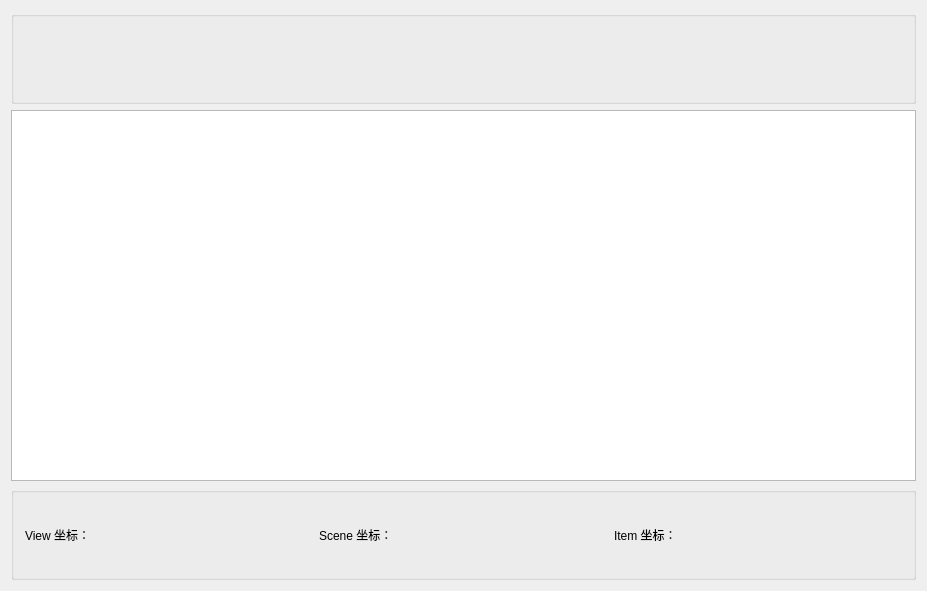
<?xml version="1.0" encoding="UTF-8"?>
<ui version="4.0">
 <class>MainWidgetClass</class>
 <widget class="QWidget" name="MainWidgetClass">
  <property name="geometry">
   <rect>
    <x>0</x>
    <y>0</y>
    <width>927</width>
    <height>591</height>
   </rect>
  </property>
  <property name="windowTitle">
   <string>MainWidget</string>
  </property>
  <layout class="QVBoxLayout" name="verticalLayout" stretch="1,4,1">
   <item>
    <widget class="QGroupBox" name="topGroup">
     <property name="title">
      <string/>
     </property>
     <layout class="QVBoxLayout" name="verticalLayout_2">
      <item>
       <widget class="QLabel" name="viewSize">
        <property name="text">
         <string/>
        </property>
       </widget>
      </item>
      <item>
       <widget class="QLabel" name="sceneRect">
        <property name="text">
         <string/>
        </property>
       </widget>
      </item>
     </layout>
    </widget>
   </item>
   <item>
    <widget class="QWGraphicsView" name="graphicsView"/>
   </item>
   <item>
    <widget class="QGroupBox" name="bottomGroup">
     <property name="title">
      <string/>
     </property>
     <layout class="QHBoxLayout" name="horizontalLayout">
      <item>
       <widget class="QLabel" name="viewCooridate">
        <property name="text">
         <string>View 坐标：</string>
        </property>
       </widget>
      </item>
      <item>
       <widget class="QLabel" name="sceneCooridate">
        <property name="text">
         <string>Scene 坐标：</string>
        </property>
       </widget>
      </item>
      <item>
       <widget class="QLabel" name="itemCooridate">
        <property name="text">
         <string>Item 坐标：</string>
        </property>
       </widget>
      </item>
     </layout>
    </widget>
   </item>
  </layout>
 </widget>
 <layoutdefault spacing="6" margin="11"/>
 <customwidgets>
  <customwidget>
   <class>QWGraphicsView</class>
   <extends>QGraphicsView</extends>
   <header>QWGraphicsView.h</header>
  </customwidget>
 </customwidgets>
 <resources>
  <include location="MainWidget.qrc"/>
 </resources>
 <connections/>
</ui>
